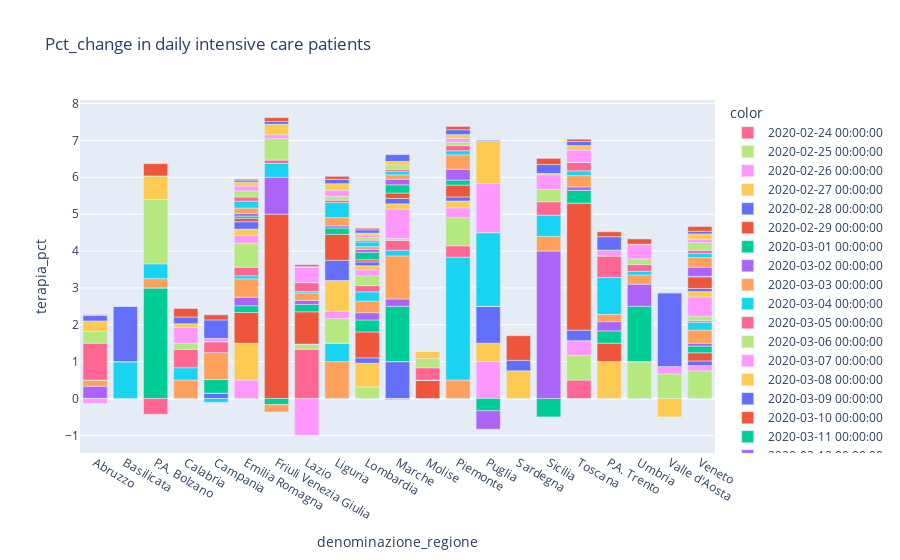

Source (notebook cell):
### Code cell
px.bar(data,x='denominazione_regione',y='terapia_pct',color=data.index, title='Pct_change in daily intensive care patients')

### Figure 1 — Plotly figure (JSON) as saved in the notebook; plotly's stock layout.template omitted (floating-point values rounded to 4 significant figures)
{"data": [{"alignmentgroup": "True", "hoverlabel": {"namelength": 0}, "hovertemplate": "color=2020-02-24 00:00:00<br>denominazione_regione=%{x}<br>terapia_pct=%{y}", "legendgroup": "2020-02-24 00:00:00", "marker": {"color": "#FF6692"}, "name": "2020-02-24 00:00:00", "offsetgroup": "2020-02-24 00:00:00", "orientation": "v", "showlegend": true, "textposition": "auto", "type": "bar", "x": ["Abruzzo", "Basilicata", "P.A. Bolzano", "Calabria", "Campania", "Emilia Romagna", "Friuli Venezia Giulia", "Lazio", "Liguria", "Lombardia", "Marche", "Molise", "Piemonte", "Puglia", "Sardegna", "Sicilia", "Toscana", "P.A. Trento", "Umbria", "Valle d'Aosta", "Veneto"], "xaxis": "x", "y": [null, null, null, null, null, null, null, null, null, null, null, null, null, null, null, null, null, null, null, null, null], "yaxis": "y"}, {"alignmentgroup": "True", "hoverlabel": {"namelength": 0}, "hovertemplate": "color=2020-02-25 00:00:00<br>denominazione_regione=%{x}<br>terapia_pct=%{y}", "legendgroup": "2020-02-25 00:00:00", "marker": {"color": "#B6E880"}, "name": "2020-02-25 00:00:00", "offsetgroup": "2020-02-25 00:00:00", "orientation": "v", "showlegend": true, "textposition": "auto", "type": "bar", "x": ["Abruzzo", "Basilicata", "P.A. Bolzano", "Calabria", "Campania", "Emilia Romagna", "Friuli Venezia Giulia", "Lazio", "Liguria", "Lombardia", "Marche", "Molise", "Piemonte", "Puglia", "Sardegna", "Sicilia", "Toscana", "P.A. Trento", "Umbria", "Valle d'Aosta", "Veneto"], "xaxis": "x", "y": [null, null, null, null, null, 0, null, 0, null, 0.3158, null, null, null, null, null, null, null, null, null, null, 0.75], "yaxis": "y"}, {"alignmentgroup": "True", "hoverlabel": {"namelength": 0}, "hovertemplate": "color=2020-02-26 00:00:00<br>denominazione_regione=%{x}<br>terapia_pct=%{y}", "legendgroup": "2020-02-26 00:00:00", "marker": {"color": "#FF97FF"}, "name": "2020-02-26 00:00:00", "offsetgroup": "2020-02-26 00:00:00", "orientation": "v", "showlegend": true, "textposition": "auto", "type": "bar", "x": ["Abruzzo", "Basilicata", "P.A. Bolzano", "Calabria", "Campania", "Emilia Romagna", "Friuli Venezia Giulia", "Lazio", "Liguria", "Lombardia", "Marche", "Molise", "Piemonte", "Puglia", "Sardegna", "Sicilia", "Toscana", "P.A. Trento", "Umbria", "Valle d'Aosta", "Veneto"], "xaxis": "x", "y": [null, null, null, null, null, 0.5, null, -1, null, 0, null, null, null, null, null, null, null, null, null, null, 0.1429], "yaxis": "y"}, {"alignmentgroup": "True", "hoverlabel": {"namelength": 0}, "hovertemplate": "color=2020-02-27 00:00:00<br>denominazione_regione=%{x}<br>terapia_pct=%{y}", "legendgroup": "2020-02-27 00:00:00", "marker": {"color": "#FECB52"}, "name": "2020-02-27 00:00:00", "offsetgroup": "2020-02-27 00:00:00", "orientation": "v", "showlegend": true, "textposition": "auto", "type": "bar", "x": ["Abruzzo", "Basilicata", "P.A. Bolzano", "Calabria", "Campania", "Emilia Romagna", "Friuli Venezia Giulia", "Lazio", "Liguria", "Lombardia", "Marche", "Molise", "Piemonte", "Puglia", "Sardegna", "Sicilia", "Toscana", "P.A. Trento", "Umbria", "Valle d'Aosta", "Veneto"], "xaxis": "x", "y": [null, null, null, null, null, 1, null, null, null, 0.64, null, null, null, null, null, null, null, null, null, null, 0], "yaxis": "y"}, {"alignmentgroup": "True", "hoverlabel": {"namelength": 0}, "hovertemplate": "color=2020-02-28 00:00:00<br>denominazione_regione=%{x}<br>terapia_pct=%{y}", "legendgroup": "2020-02-28 00:00:00", "marker": {"color": "#636efa"}, "name": "2020-02-28 00:00:00", "offsetgroup": "2020-02-28 00:00:00", "orientation": "v", "showlegend": true, "textposition": "auto", "type": "bar", "x": ["Abruzzo", "Basilicata", "P.A. Bolzano", "Calabria", "Campania", "Emilia Romagna", "Friuli Venezia Giulia", "Lazio", "Liguria", "Lombardia", "Marche", "Molise", "Piemonte", "Puglia", "Sardegna", "Sicilia", "Toscana", "P.A. Trento", "Umbria", "Valle d'Aosta", "Veneto"], "xaxis": "x", "y": [null, null, null, null, null, 0, null, null, null, 0.1463, 1, null, null, null, null, null, null, null, null, null, 0.125], "yaxis": "y"}, {"alignmentgroup": "True", "hoverlabel": {"namelength": 0}, "hovertemplate": "color=2020-02-29 00:00:00<br>denominazione_regione=%{x}<br>terapia_pct=%{y}", "legendgroup": "2020-02-29 00:00:00", "marker": {"color": "#EF553B"}, "name": "2020-02-29 00:00:00", "offsetgroup": "2020-02-29 00:00:00", "orientation": "v", "showlegend": true, "textposition": "auto", "type": "bar", "x": ["Abruzzo", "Basilicata", "P.A. Bolzano", "Calabria", "Campania", "Emilia Romagna", "Friuli Venezia Giulia", "Lazio", "Liguria", "Lombardia", "Marche", "Molise", "Piemonte", "Puglia", "Sardegna", "Sicilia", "Toscana", "P.A. Trento", "Umbria", "Valle d'Aosta", "Veneto"], "xaxis": "x", "y": [null, null, null, null, null, 0.8333, null, null, null, 0.7021, 0, null, null, null, null, null, null, null, null, null, 0.2222], "yaxis": "y"}, {"alignmentgroup": "True", "hoverlabel": {"namelength": 0}, "hovertemplate": "color=2020-03-01 00:00:00<br>denominazione_regione=%{x}<br>terapia_pct=%{y}", "legendgroup": "2020-03-01 00:00:00", "marker": {"color": "#00cc96"}, "name": "2020-03-01 00:00:00", "offsetgroup": "2020-03-01 00:00:00", "orientation": "v", "showlegend": true, "textposition": "auto", "type": "bar", "x": ["Abruzzo", "Basilicata", "P.A. Bolzano", "Calabria", "Campania", "Emilia Romagna", "Friuli Venezia Giulia", "Lazio", "Liguria", "Lombardia", "Marche", "Molise", "Piemonte", "Puglia", "Sardegna", "Sicilia", "Toscana", "P.A. Trento", "Umbria", "Valle d'Aosta", "Veneto"], "xaxis": "x", "y": [null, null, null, null, null, 0.1818, null, null, 0, 0.325, 1.5, null, null, null, null, null, null, null, null, null, 0.1818], "yaxis": "y"}, {"alignmentgroup": "True", "hoverlabel": {"namelength": 0}, "hovertemplate": "color=2020-03-02 00:00:00<br>denominazione_regione=%{x}<br>terapia_pct=%{y}", "legendgroup": "2020-03-02 00:00:00", "marker": {"color": "#ab63fa"}, "name": "2020-03-02 00:00:00", "offsetgroup": "2020-03-02 00:00:00", "orientation": "v", "showlegend": true, "textposition": "auto", "type": "bar", "x": ["Abruzzo", "Basilicata", "P.A. Bolzano", "Calabria", "Campania", "Emilia Romagna", "Friuli Venezia Giulia", "Lazio", "Liguria", "Lombardia", "Marche", "Molise", "Piemonte", "Puglia", "Sardegna", "Sicilia", "Toscana", "P.A. Trento", "Umbria", "Valle d'Aosta", "Veneto"], "xaxis": "x", "y": [null, null, null, null, null, 0.2308, null, null, 0, 0.1981, 0.2, null, 0, null, null, null, null, null, null, null, 0.07692], "yaxis": "y"}, {"alignmentgroup": "True", "hoverlabel": {"namelength": 0}, "hovertemplate": "color=2020-03-03 00:00:00<br>denominazione_regione=%{x}<br>terapia_pct=%{y}", "legendgroup": "2020-03-03 00:00:00", "marker": {"color": "#FFA15A"}, "name": "2020-03-03 00:00:00", "offsetgroup": "2020-03-03 00:00:00", "orientation": "v", "showlegend": true, "textposition": "auto", "type": "bar", "x": ["Abruzzo", "Basilicata", "P.A. Bolzano", "Calabria", "Campania", "Emilia Romagna", "Friuli Venezia Giulia", "Lazio", "Liguria", "Lombardia", "Marche", "Molise", "Piemonte", "Puglia", "Sardegna", "Sicilia", "Toscana", "P.A. Trento", "Umbria", "Valle d'Aosta", "Veneto"], "xaxis": "x", "y": [null, null, null, null, null, 0.5, null, null, 1, 0.315, 1.167, null, 0.5, null, null, null, null, null, null, null, 0.3571], "yaxis": "y"}, {"alignmentgroup": "True", "hoverlabel": {"namelength": 0}, "hovertemplate": "color=2020-03-04 00:00:00<br>denominazione_regione=%{x}<br>terapia_pct=%{y}", "legendgroup": "2020-03-04 00:00:00", "marker": {"color": "#19d3f3"}, "name": "2020-03-04 00:00:00", "offsetgroup": "2020-03-04 00:00:00", "orientation": "v", "showlegend": true, "textposition": "auto", "type": "bar", "x": ["Abruzzo", "Basilicata", "P.A. Bolzano", "Calabria", "Campania", "Emilia Romagna", "Friuli Venezia Giulia", "Lazio", "Liguria", "Lombardia", "Marche", "Molise", "Piemonte", "Puglia", "Sardegna", "Sicilia", "Toscana", "P.A. Trento", "Umbria", "Valle d'Aosta", "Veneto"], "xaxis": "x", "y": [null, null, null, null, null, 0.08333, null, null, 0.5, 0.2515, 0.1538, null, 3.333, null, null, null, null, null, 0, null, 0.2105], "yaxis": "y"}, {"alignmentgroup": "True", "hoverlabel": {"namelength": 0}, "hovertemplate": "color=2020-03-05 00:00:00<br>denominazione_regione=%{x}<br>terapia_pct=%{y}", "legendgroup": "2020-03-05 00:00:00", "marker": {"color": "#FF6692"}, "name": "2020-03-05 00:00:00", "offsetgroup": "2020-03-05 00:00:00", "orientation": "v", "showlegend": true, "textposition": "auto", "type": "bar", "x": ["Abruzzo", "Basilicata", "P.A. Bolzano", "Calabria", "Campania", "Emilia Romagna", "Friuli Venezia Giulia", "Lazio", "Liguria", "Lombardia", "Marche", "Molise", "Piemonte", "Puglia", "Sardegna", "Sicilia", "Toscana", "P.A. Trento", "Umbria", "Valle d'Aosta", "Veneto"], "xaxis": "x", "y": [null, null, null, null, null, 0.2308, null, 1.333, 0, 0.1675, 0.2667, null, 0.3077, null, null, null, 0.5, null, 0, null, 0.04348], "yaxis": "y"}, {"alignmentgroup": "True", "hoverlabel": {"namelength": 0}, "hovertemplate": "color=2020-03-06 00:00:00<br>denominazione_regione=%{x}<br>terapia_pct=%{y}", "legendgroup": "2020-03-06 00:00:00", "marker": {"color": "#B6E880"}, "name": "2020-03-06 00:00:00", "offsetgroup": "2020-03-06 00:00:00", "orientation": "v", "showlegend": true, "textposition": "auto", "type": "bar", "x": ["Abruzzo", "Basilicata", "P.A. Bolzano", "Calabria", "Campania", "Emilia Romagna", "Friuli Venezia Giulia", "Lazio", "Liguria", "Lombardia", "Marche", "Molise", "Piemonte", "Puglia", "Sardegna", "Sicilia", "Toscana", "P.A. Trento", "Umbria", "Valle d'Aosta", "Veneto"], "xaxis": "x", "y": [null, null, null, null, null, 0.6562, null, 0.1429, 0.6667, 0.2664, 0.05263, null, 0.7647, 0, null, null, 0.6667, null, 1, null, 0.125], "yaxis": "y"}, {"alignmentgroup": "True", "hoverlabel": {"namelength": 0}, "hovertemplate": "color=2020-03-07 00:00:00<br>denominazione_regione=%{x}<br>terapia_pct=%{y}", "legendgroup": "2020-03-07 00:00:00", "marker": {"color": "#FF97FF"}, "name": "2020-03-07 00:00:00", "offsetgroup": "2020-03-07 00:00:00", "orientation": "v", "showlegend": true, "textposition": "auto", "type": "bar", "x": ["Abruzzo", "Basilicata", "P.A. Bolzano", "Calabria", "Campania", "Emilia Romagna", "Friuli Venezia Giulia", "Lazio", "Liguria", "Lombardia", "Marche", "Molise", "Piemonte", "Puglia", "Sardegna", "Sicilia", "Toscana", "P.A. Trento", "Umbria", "Valle d'Aosta", "Veneto"], "xaxis": "x", "y": [null, null, null, null, null, 0.2075, null, 0, 0.2, 0.1618, 0.8, 0, 0.2667, 1, null, null, 0.4, null, 0, null, 0.5185], "yaxis": "y"}, {"alignmentgroup": "True", "hoverlabel": {"namelength": 0}, "hovertemplate": "color=2020-03-08 00:00:00<br>denominazione_regione=%{x}<br>terapia_pct=%{y}", "legendgroup": "2020-03-08 00:00:00", "marker": {"color": "#FECB52"}, "name": "2020-03-08 00:00:00", "offsetgroup": "2020-03-08 00:00:00", "orientation": "v", "showlegend": true, "textposition": "auto", "type": "bar", "x": ["Abruzzo", "Basilicata", "P.A. Bolzano", "Calabria", "Campania", "Emilia Romagna", "Friuli Venezia Giulia", "Lazio", "Liguria", "Lombardia", "Marche", "Molise", "Piemonte", "Puglia", "Sardegna", "Sicilia", "Toscana", "P.A. Trento", "Umbria", "Valle d'Aosta", "Veneto"], "xaxis": "x", "y": [null, null, null, null, null, 0.1719, 0, 0, 0.8333, 0.1114, 0.1389, 0, 0.1842, 0.5, null, null, 0, 1, 0, null, 0.1463], "yaxis": "y"}, {"alignmentgroup": "True", "hoverlabel": {"namelength": 0}, "hovertemplate": "color=2020-03-09 00:00:00<br>denominazione_regione=%{x}<br>terapia_pct=%{y}", "legendgroup": "2020-03-09 00:00:00", "marker": {"color": "#636efa"}, "name": "2020-03-09 00:00:00", "offsetgroup": "2020-03-09 00:00:00", "orientation": "v", "showlegend": true, "textposition": "auto", "type": "bar", "x": ["Abruzzo", "Basilicata", "P.A. Bolzano", "Calabria", "Campania", "Emilia Romagna", "Friuli Venezia Giulia", "Lazio", "Liguria", "Lombardia", "Marche", "Molise", "Piemonte", "Puglia", "Sardegna", "Sicilia", "Toscana", "P.A. Trento", "Umbria", "Valle d'Aosta", "Veneto"], "xaxis": "x", "y": [null, null, null, null, 0.1429, 0.2, 0, 0, 0.5455, 0.1028, 0.1463, 0, 0.1111, 1, null, null, 0.2857, 0, 0, null, 0.08511], "yaxis": "y"}, {"alignmentgroup": "True", "hoverlabel": {"namelength": 0}, "hovertemplate": "color=2020-03-10 00:00:00<br>denominazione_regione=%{x}<br>terapia_pct=%{y}", "legendgroup": "2020-03-10 00:00:00", "marker": {"color": "#EF553B"}, "name": "2020-03-10 00:00:00", "offsetgroup": "2020-03-10 00:00:00", "orientation": "v", "showlegend": true, "textposition": "auto", "type": "bar", "x": ["Abruzzo", "Basilicata", "P.A. Bolzano", "Calabria", "Campania", "Emilia Romagna", "Friuli Venezia Giulia", "Lazio", "Liguria", "Lombardia", "Marche", "Molise", "Piemonte", "Puglia", "Sardegna", "Sicilia", "Toscana", "P.A. Trento", "Umbria", "Valle d'Aosta", "Veneto"], "xaxis": "x", "y": [null, null, null, null, 0, 0.08889, 5, 0.875, 0.7059, 0.05909, 0.1489, 0.5, 0.32, 0, null, null, 3.444, 0.5, 0, null, 0.3137], "yaxis": "y"}, {"alignmentgroup": "True", "hoverlabel": {"namelength": 0}, "hovertemplate": "color=2020-03-11 00:00:00<br>denominazione_regione=%{x}<br>terapia_pct=%{y}", "legendgroup": "2020-03-11 00:00:00", "marker": {"color": "#00cc96"}, "name": "2020-03-11 00:00:00", "offsetgroup": "2020-03-11 00:00:00", "orientation": "v", "showlegend": true, "textposition": "auto", "type": "bar", "x": ["Abruzzo", "Basilicata", "P.A. Bolzano", "Calabria", "Campania", "Emilia Romagna", "Friuli Venezia Giulia", "Lazio", "Liguria", "Lombardia", "Marche", "Molise", "Piemonte", "Puglia", "Sardegna", "Sicilia", "Toscana", "P.A. Trento", "Umbria", "Valle d'Aosta", "Veneto"], "xaxis": "x", "y": [0, null, 3, 0, 0.375, 0.06122, -0.1667, 0.2, 0.1724, 0.2017, 0.2222, 0, 0.1364, -0.3333, null, -0.5, 0.35, 0.3333, 1.5, null, 0.01493], "yaxis": "y"}, {"alignmentgroup": "True", "hoverlabel": {"namelength": 0}, "hovertemplate": "color=2020-03-12 00:00:00<br>denominazione_regione=%{x}<br>terapia_pct=%{y}", "legendgroup": "2020-03-12 00:00:00", "marker": {"color": "#ab63fa"}, "name": "2020-03-12 00:00:00", "offsetgroup": "2020-03-12 00:00:00", "orientation": "v", "showlegend": true, "textposition": "auto", "type": "bar", "x": ["Abruzzo", "Basilicata", "P.A. Bolzano", "Calabria", "Campania", "Emilia Romagna", "Friuli Venezia Giulia", "Lazio", "Liguria", "Lombardia", "Marche", "Molise", "Piemonte", "Puglia", "Sardegna", "Sicilia", "Toscana", "P.A. Trento", "Umbria", "Valle d'Aosta", "Veneto"], "xaxis": "x", "y": [0.3333, 0, 0, 0, 0, 0.07692, 1, 0.1111, 0.05882, 0.08036, 0.1515, 0, 0.2933, -0.5, null, 4, 0.09259, 0.25, 0.6, null, 0.25], "yaxis": "y"}, {"alignmentgroup": "True", "hoverlabel": {"namelength": 0}, "hovertemplate": "color=2020-03-13 00:00:00<br>denominazione_regione=%{x}<br>terapia_pct=%{y}", "legendgroup": "2020-03-13 00:00:00", "marker": {"color": "#FFA15A"}, "name": "2020-03-13 00:00:00", "offsetgroup": "2020-03-13 00:00:00", "orientation": "v", "showlegend": true, "textposition": "auto", "type": "bar", "x": ["Abruzzo", "Basilicata", "P.A. Bolzano", "Calabria", "Campania", "Emilia Romagna", "Friuli Venezia Giulia", "Lazio", "Liguria", "Lombardia", "Marche", "Molise", "Piemonte", "Puglia", "Sardegna", "Sicilia", "Toscana", "P.A. Trento", "Umbria", "Valle d'Aosta", "Veneto"], "xaxis": "x", "y": [0.1667, 0, 0.25, 0.5, 0.7273, 0.1429, -0.2, 0.2, 0.2222, 0.07438, 0.1184, 0, 0.3918, 0, null, 0.4, 0.3051, 0.2, 0.25, null, 0.2588], "yaxis": "y"}, {"alignmentgroup": "True", "hoverlabel": {"namelength": 0}, "hovertemplate": "color=2020-03-14 00:00:00<br>denominazione_regione=%{x}<br>terapia_pct=%{y}", "legendgroup": "2020-03-14 00:00:00", "marker": {"color": "#19d3f3"}, "name": "2020-03-14 00:00:00", "offsetgroup": "2020-03-14 00:00:00", "orientation": "v", "showlegend": true, "textposition": "auto", "type": "bar", "x": ["Abruzzo", "Basilicata", "P.A. Bolzano", "Calabria", "Campania", "Emilia Romagna", "Friuli Venezia Giulia", "Lazio", "Liguria", "Lombardia", "Marche", "Molise", "Piemonte", "Puglia", "Sardegna", "Sicilia", "Toscana", "P.A. Trento", "Umbria", "Valle d'Aosta", "Veneto"], "xaxis": "x", "y": [0, 1, 0.4, 0.3333, -0.1053, 0.1875, 0.375, 0.04167, 0.4091, 0.1262, 0.09412, 0, 0.1111, 2, null, 0.5714, 0.1299, 1, 0.1, null, 0.1121], "yaxis": "y"}, {"alignmentgroup": "True", "hoverlabel": {"namelength": 0}, "hovertemplate": "color=2020-03-15 00:00:00<br>denominazione_regione=%{x}<br>terapia_pct=%{y}", "legendgroup": "2020-03-15 00:00:00", "marker": {"color": "#FF6692"}, "name": "2020-03-15 00:00:00", "offsetgroup": "2020-03-15 00:00:00", "orientation": "v", "showlegend": true, "textposition": "auto", "type": "bar", "x": ["Abruzzo", "Basilicata", "P.A. Bolzano", "Calabria", "Campania", "Emilia Romagna", "Friuli Venezia Giulia", "Lazio", "Liguria", "Lombardia", "Marche", "Molise", "Piemonte", "Puglia", "Sardegna", "Sicilia", "Toscana", "P.A. Trento", "Umbria", "Valle d'Aosta", "Veneto"], "xaxis": "x", "y": [1, 0, -0.4286, 0.5, 0.2941, 0.1118, 0.09091, 0.24, 0.06452, 0.04781, 0.05376, 0.3333, 0.14, 0, null, 0.3636, 0.2299, 0.5833, 0.1818, null, 0.08403], "yaxis": "y"}, {"alignmentgroup": "True", "hoverlabel": {"namelength": 0}, "hovertemplate": "color=2020-03-16 00:00:00<br>denominazione_regione=%{x}<br>terapia_pct=%{y}", "legendgroup": "2020-03-16 00:00:00", "marker": {"color": "#B6E880"}, "name": "2020-03-16 00:00:00", "offsetgroup": "2020-03-16 00:00:00", "orientation": "v", "showlegend": true, "textposition": "auto", "type": "bar", "x": ["Abruzzo", "Basilicata", "P.A. Bolzano", "Calabria", "Campania", "Emilia Romagna", "Friuli Venezia Giulia", "Lazio", "Liguria", "Lombardia", "Marche", "Molise", "Piemonte", "Puglia", "Sardegna", "Sicilia", "Toscana", "P.A. Trento", "Umbria", "Valle d'Aosta", "Veneto"], "xaxis": "x", "y": [0.3214, 0, 1.75, 0.1667, 0, 0.1657, 0.5833, 0, 0.1061, 0.07301, 0.1224, 0.25, 0.08772, 0, null, 0.3333, 0, 0, 0.1538, 0.6667, 0.2093], "yaxis": "y"}, {"alignmentgroup": "True", "hoverlabel": {"namelength": 0}, "hovertemplate": "color=2020-03-17 00:00:00<br>denominazione_regione=%{x}<br>terapia_pct=%{y}", "legendgroup": "2020-03-17 00:00:00", "marker": {"color": "#FF97FF"}, "name": "2020-03-17 00:00:00", "offsetgroup": "2020-03-17 00:00:00", "orientation": "v", "showlegend": true, "textposition": "auto", "type": "bar", "x": ["Abruzzo", "Basilicata", "P.A. Bolzano", "Calabria", "Campania", "Emilia Romagna", "Friuli Venezia Giulia", "Lazio", "Liguria", "Lombardia", "Marche", "Molise", "Piemonte", "Puglia", "Sardegna", "Sicilia", "Toscana", "P.A. Trento", "Umbria", "Valle d'Aosta", "Veneto"], "xaxis": "x", "y": [-0.1351, 0, 0, 0.4286, 0.09091, 0.132, 0.1053, 0.4194, 0.1644, 0.06804, -0.009091, 0, 0.1075, 1.333, null, 0.4, 0.3364, 0.1579, 0.4, 0.2, 0.09615], "yaxis": "y"}, {"alignmentgroup": "True", "hoverlabel": {"namelength": 0}, "hovertemplate": "color=2020-03-18 00:00:00<br>denominazione_regione=%{x}<br>terapia_pct=%{y}", "legendgroup": "2020-03-18 00:00:00", "marker": {"color": "#FECB52"}, "name": "2020-03-18 00:00:00", "offsetgroup": "2020-03-18 00:00:00", "orientation": "v", "showlegend": true, "textposition": "auto", "type": "bar", "x": ["Abruzzo", "Basilicata", "P.A. Bolzano", "Calabria", "Campania", "Emilia Romagna", "Friuli Venezia Giulia", "Lazio", "Liguria", "Lombardia", "Marche", "Molise", "Piemonte", "Puglia", "Sardegna", "Sicilia", "Toscana", "P.A. Trento", "Umbria", "Valle d'Aosta", "Veneto"], "xaxis": "x", "y": [0.2812, 0, 0.6364, 0.1, 0, 0.1076, 0.2857, 0, 0.1765, 0.05119, 0.09174, 0.2, 0.1019, 1.143, 0.75, 0.03571, 0.1189, 0, 0, -0.5, 0.1404], "yaxis": "y"}, {"alignmentgroup": "True", "hoverlabel": {"namelength": 0}, "hovertemplate": "color=2020-03-19 00:00:00<br>denominazione_regione=%{x}<br>terapia_pct=%{y}", "legendgroup": "2020-03-19 00:00:00", "marker": {"color": "#636efa"}, "name": "2020-03-19 00:00:00", "offsetgroup": "2020-03-19 00:00:00", "orientation": "v", "showlegend": true, "textposition": "auto", "type": "bar", "x": ["Abruzzo", "Basilicata", "P.A. Bolzano", "Calabria", "Campania", "Emilia Romagna", "Friuli Venezia Giulia", "Lazio", "Liguria", "Lombardia", "Marche", "Molise", "Piemonte", "Puglia", "Sardegna", "Sicilia", "Toscana", "P.A. Trento", "Umbria", "Valle d'Aosta", "Veneto"], "xaxis": "x", "y": [0.1463, 1.5, 0, 0.1818, 0.5, 0.05263, 0.07407, 0.02273, 0.12, 0.08874, 0.1849, 0, 0.1322, 0.03333, 0.2857, 0.2414, 0.1125, 0.3636, 0, 2, 0.07179], "yaxis": "y"}, {"alignmentgroup": "True", "hoverlabel": {"namelength": 0}, "hovertemplate": "color=2020-03-20 00:00:00<br>denominazione_regione=%{x}<br>terapia_pct=%{y}", "legendgroup": "2020-03-20 00:00:00", "marker": {"color": "#EF553B"}, "name": "2020-03-20 00:00:00", "offsetgroup": "2020-03-20 00:00:00", "orientation": "v", "showlegend": true, "textposition": "auto", "type": "bar", "x": ["Abruzzo", "Basilicata", "P.A. Bolzano", "Calabria", "Campania", "Emilia Romagna", "Friuli Venezia Giulia", "Lazio", "Liguria", "Lombardia", "Marche", "Molise", "Piemonte", "Puglia", "Sardegna", "Sicilia", "Toscana", "P.A. Trento", "Umbria", "Valle d'Aosta", "Veneto"], "xaxis": "x", "y": [0.02128, 0, 0.3333, 0.2308, 0.1389, 0.02692, 0.1034, 0.04444, 0.08036, 0.04374, -0.02128, 0, 0.08949, 0, 0.6667, 0.1667, 0.0618, 0.1333, 0.1429, 0, 0.1292], "yaxis": "y"}], "layout": {"barmode": "relative", "legend": {"title": {"text": "color"}, "tracegroupgap": 0}, "title": {"text": "Pct_change in daily intensive care patients"}, "xaxis": {"anchor": "y", "domain": [0, 1], "title": {"text": "denominazione_regione"}}, "yaxis": {"anchor": "x", "domain": [0, 1], "title": {"text": "terapia_pct"}}}}
